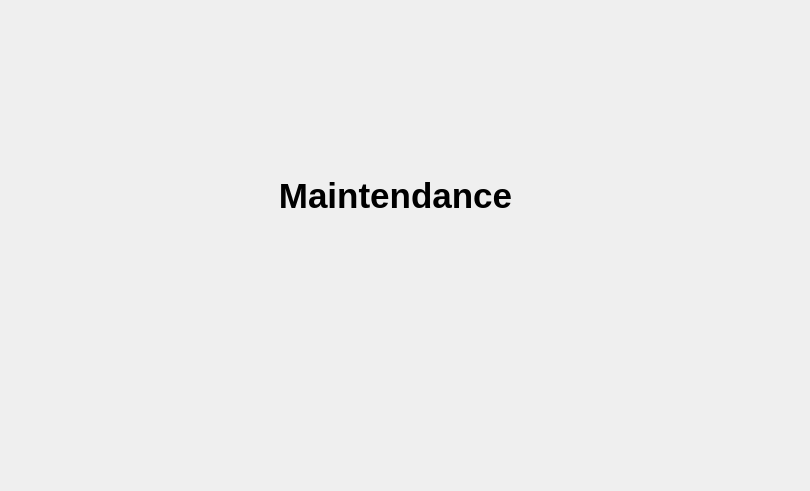
<?xml version="1.0" encoding="UTF-8"?>
<ui version="4.0">
 <class>AnimationLabel</class>
 <widget class="QWidget" name="AnimationLabel">
  <property name="geometry">
   <rect>
    <x>0</x>
    <y>0</y>
    <width>810</width>
    <height>491</height>
   </rect>
  </property>
  <property name="windowTitle">
   <string>Form</string>
  </property>
  <widget class="QLabel" name="mainMenuAnimationLabel">
   <property name="geometry">
    <rect>
     <x>250</x>
     <y>150</y>
     <width>291</width>
     <height>91</height>
    </rect>
   </property>
   <property name="font">
    <font>
     <family>Yu Gothic UI</family>
     <pointsize>26</pointsize>
     <bold>true</bold>
    </font>
   </property>
   <property name="acceptDrops">
    <bool>true</bool>
   </property>
   <property name="frameShape">
    <enum>QFrame::Shape::NoFrame</enum>
   </property>
   <property name="frameShadow">
    <enum>QFrame::Shadow::Plain</enum>
   </property>
   <property name="text">
    <string>Maintendance</string>
   </property>
   <property name="alignment">
    <set>Qt::AlignmentFlag::AlignCenter</set>
   </property>
   <property name="wordWrap">
    <bool>false</bool>
   </property>
  </widget>
 </widget>
 <resources/>
 <connections/>
</ui>
